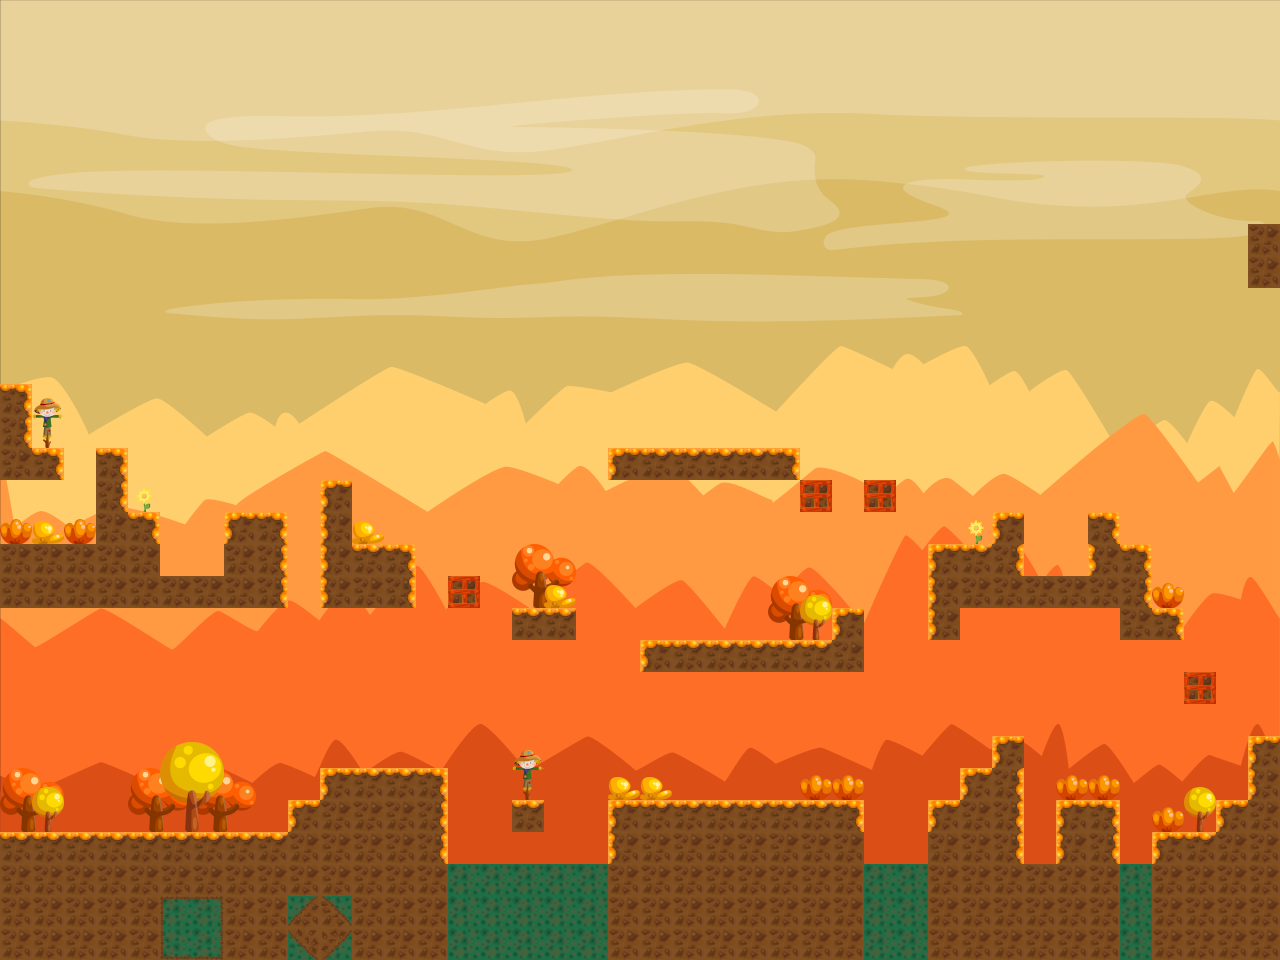

A 2D game scene composited from a Tiled map and its tileset images. What follows is a short description and the map's XML, with each tile layer's data collapsed to a summary:
An orthogonal 40x30 tile map with 32x32 px tiles, 4 tile layers (background, collision, foreground, elements), 7 tilesets and 34 objects (20x coin, 5x thorn2, 5x thorn, 3x EnemyEntity, player).

<map version="1.2" tiledversion="1.3.1" orientation="orthogonal" renderorder="right-down" compressionlevel="0" width="40" height="30" tilewidth="32" tileheight="32" infinite="0" nextlayerid="13" nextobjectid="107">
 <tileset firstgid="1" name="background" tilewidth="1280" tileheight="960" tilecount="1" columns="1">
  <image source="background.png" width="1280" height="960" />
 </tileset>
 <tileset firstgid="2" name="tileset" tilewidth="32" tileheight="32" tilecount="19" columns="19">
  <image source="tileset.png" width="608" height="32" />
  <tile id="0">
   <properties>
    <property name="type" value="solid" />
   </properties>
  </tile>
  <tile id="4">
   <properties>
    <property name="type" value="solid" />
   </properties>
  </tile>
  <tile id="5">
   <properties>
    <property name="type" value="solid" />
   </properties>
  </tile>
 </tileset>
 <tileset firstgid="21" name="player" tilewidth="22" tileheight="30" tilecount="6" columns="6">
  <image source="player.png" width="132" height="30" />
 </tileset>
 <tileset firstgid="27" name="coin" tilewidth="16" tileheight="16" tilecount="1" columns="1">
  <image source="coin.png" width="16" height="16" />
 </tileset>
 <tileset firstgid="28" name="thorn" tilewidth="32" tileheight="32" tilecount="1" columns="1">
  <image source="thorn.png" width="32" height="32" />
 </tileset>
 <tileset firstgid="29" name="thorn2" tilewidth="32" tileheight="32" tilecount="1" columns="1">
  <image source="thorn2.png" width="32" height="32" />
 </tileset>
 <tileset firstgid="30" name="elementSprites" tilewidth="32" tileheight="32" tilecount="49" columns="7">
  <image source="elementSprites.png" width="224" height="224" />
 </tileset>
 <layer id="4" name="background" width="40" height="30">
  <data>[1200 cells, 12 non-empty, 2 distinct tile ids]</data>
 </layer>
 <layer id="7" name="collision" width="40" height="30">
  <data>[1200 cells, 141 non-empty, 1 distinct tile ids]</data>
 </layer>
 <layer id="5" name="foreground" width="40" height="30">
  <data>[1200 cells, 286 non-empty, 22 distinct tile ids]</data>
 </layer>
 <objectgroup id="6" name="player">
  <object id="6" name="player" x="43.3333" y="741.667">
   <properties>
    <property name="image" value="player" />
    <property name="spriteheight" value="30" />
    <property name="spritewidth" value="22" />
   </properties>
   <polygon points="0,0 6.66667,1 8.66667,6 8.33333,11.6667 6.33333,18 5,24.6667 -3.33333,25.3333 -6.33333,19.6667 -5,15.6667 -8.66667,11 -9,4.66667 -7,0.666667" />
  </object>
 </objectgroup>
 <objectgroup id="10" name="EnemyEntities">
  <object id="16" name="EnemyEntity" x="608" y="768" width="256" height="20" />
  <object id="29" name="EnemyEntity" x="640" y="608" width="186" height="20" />
  <object id="48" name="EnemyEntity" x="3" y="510" width="89" height="20" />
 </objectgroup>
 <layer id="12" name="elements" width="40" height="30">
  <data>[1200 cells, 17 non-empty, 9 distinct tile ids]</data>
 </layer>
 <objectgroup id="11" name="thorn">
  <object id="51" name="thorn2" gid="29" x="1024" y="864" width="32" height="32">
   <properties>
    <property name="image" value="thorn2" />
    <property name="spritewidth" value="32" />
   </properties>
  </object>
  <object id="52" name="thorn" gid="28" x="960" y="640" width="32" height="32">
   <properties>
    <property name="image" value="thorn" />
    <property name="spritewidth" value="32" />
   </properties>
  </object>
  <object id="53" name="thorn" gid="28" x="992" y="640" width="32" height="32">
   <properties>
    <property name="image" value="thorn" />
    <property name="spritewidth" value="32" />
   </properties>
  </object>
  <object id="54" name="thorn" gid="28" x="1024" y="640" width="32" height="32">
   <properties>
    <property name="image" value="thorn" />
    <property name="spritewidth" value="32" />
   </properties>
  </object>
  <object id="55" name="thorn" gid="28" x="1056" y="640" width="32" height="32">
   <properties>
    <property name="image" value="thorn" />
    <property name="spritewidth" value="32" />
   </properties>
  </object>
  <object id="56" name="thorn" gid="28" x="1088" y="640" width="32" height="32">
   <properties>
    <property name="image" value="thorn" />
    <property name="spritewidth" value="32" />
   </properties>
  </object>
  <object id="57" name="thorn2" gid="29" x="1024" y="576" width="32" height="32">
   <properties>
    <property name="image" value="thorn2" />
    <property name="spritewidth" value="32" />
   </properties>
  </object>
  <object id="58" name="thorn2" gid="29" x="1056" y="576" width="32" height="32">
   <properties>
    <property name="image" value="thorn2" />
    <property name="spritewidth" value="32" />
   </properties>
  </object>
  <object id="60" name="thorn2" gid="29" x="160" y="576" width="32" height="32">
   <properties>
    <property name="image" value="thorn2" />
    <property name="spritewidth" value="32" />
   </properties>
  </object>
  <object id="61" name="thorn2" gid="29" x="192" y="576" width="32" height="32">
   <properties>
    <property name="image" value="thorn2" />
    <property name="spritewidth" value="32" />
   </properties>
  </object>
 </objectgroup>
 <objectgroup id="9" name="coin">
  <object id="10" name="coin" gid="27" x="264" y="792" width="16" height="16">
   <properties>
    <property name="image" value="coin" />
    <property name="spritewidth" value="16" />
   </properties>
  </object>
  <object id="11" name="coin" gid="27" x="568" y="752" width="16" height="16">
   <properties>
    <property name="image" value="coin" />
    <property name="spritewidth" value="16" />
   </properties>
  </object>
  <object id="13" name="coin" gid="27" x="392" y="728" width="16" height="16">
   <properties>
    <property name="image" value="coin" />
    <property name="spritewidth" value="16" />
   </properties>
  </object>
  <object id="17" name="coin" gid="27" x="680" y="728" width="16" height="16">
   <properties>
    <property name="image" value="coin" />
    <property name="spritewidth" value="16" />
   </properties>
  </object>
  <object id="18" name="coin" gid="27" x="776" y="728" width="16" height="16">
   <properties>
    <property name="image" value="coin" />
    <property name="spritewidth" value="16" />
   </properties>
  </object>
  <object id="19" name="coin" gid="27" x="1032" y="696" width="16" height="16">
   <properties>
    <property name="image" value="coin" />
    <property name="spritewidth" value="16" />
   </properties>
  </object>
  <object id="20" name="coin" gid="27" x="1128" y="736" width="16" height="16">
   <properties>
    <property name="image" value="coin" />
    <property name="spritewidth" value="16" />
   </properties>
  </object>
  <object id="21" name="coin" gid="27" x="1224" y="640" width="16" height="16">
   <properties>
    <property name="image" value="coin" />
    <property name="spritewidth" value="16" />
   </properties>
  </object>
  <object id="22" name="coin" gid="27" x="1032" y="472" width="16" height="16">
   <properties>
    <property name="image" value="coin" />
    <property name="spritewidth" value="16" />
   </properties>
  </object>
  <object id="23" name="coin" gid="27" x="840" y="440" width="16" height="16">
   <properties>
    <property name="image" value="coin" />
    <property name="spritewidth" value="16" />
   </properties>
  </object>
  <object id="24" name="coin" gid="27" x="1064" y="472" width="16" height="16">
   <properties>
    <property name="image" value="coin" />
    <property name="spritewidth" value="16" />
   </properties>
  </object>
  <object id="25" name="coin" gid="27" x="680" y="576" width="16" height="16">
   <properties>
    <property name="image" value="coin" />
    <property name="spritewidth" value="16" />
   </properties>
  </object>
  </objectgroup>
</map>
<!-- 8 of 34 objects omitted -->
